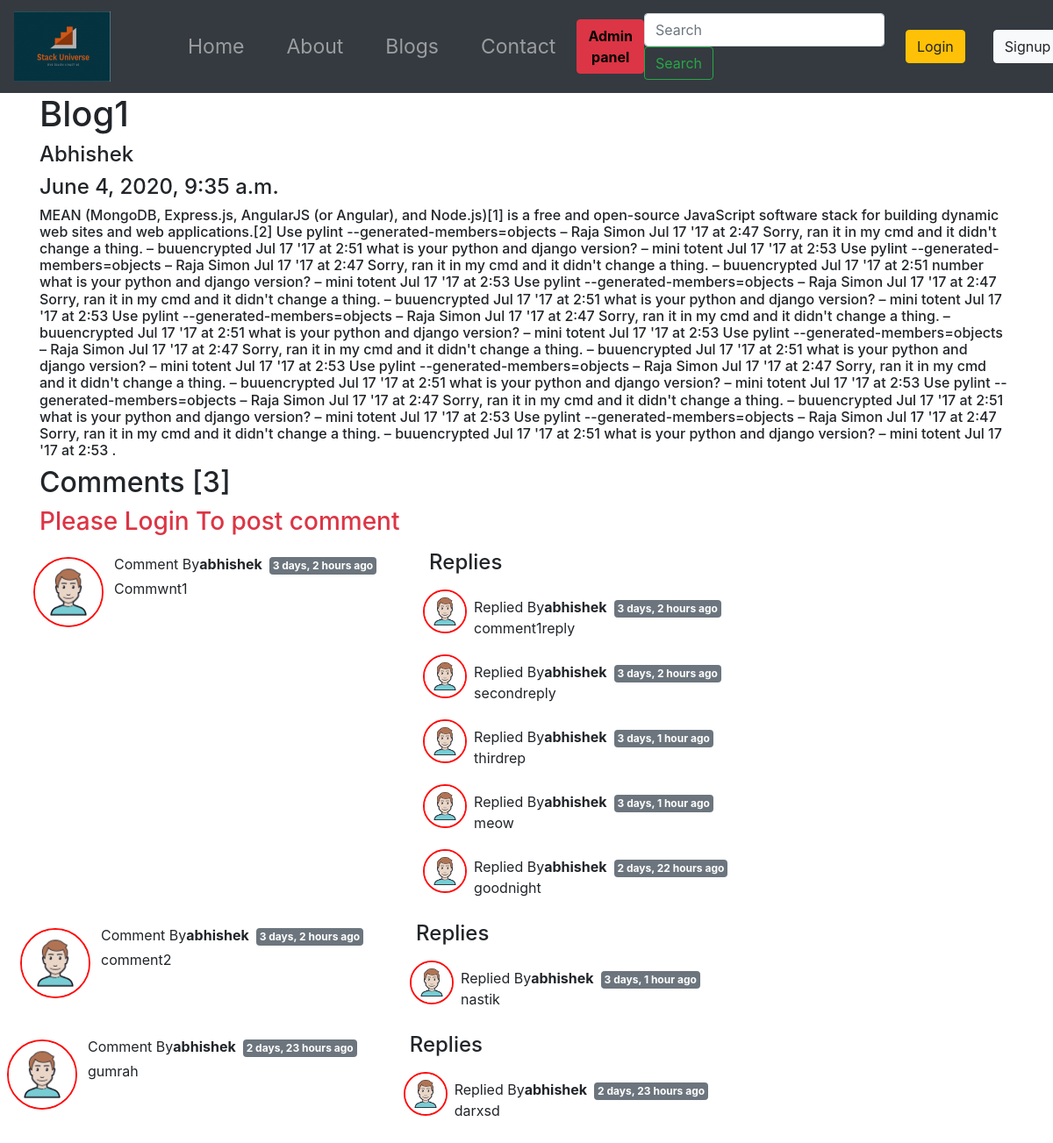
Screenshot of /blogapp/Firstpost with the database file from the repository.
### blogapp/models.py (models this page shows, shortened)
class Blogpost(models.Model):
    idno = models.AutoField(primary_key=True)
    heading = models.CharField(max_length=90)
    content = models.TextField(max_length=15000)
    author= models.CharField(max_length=50)
    slug = models.CharField(max_length=150)
    timestamp = models.DateTimeField(blank=True)

class Comments(models.Model):
    sno=models.AutoField(primary_key=True)
    comment=models.TextField()
    user=models.ForeignKey(User,on_delete=models.CASCADE)
    post=models.ForeignKey(Blogpost,on_delete=models.CASCADE)
    parent=models.ForeignKey('self',on_delete=models.CASCADE, null=True)
    timestamp = models.DateTimeField(default = now)
    def __str__(self):
        return self.comment[0:15]+"..." +"by" + self.user.email

### blogapp/views.py (the view)
# urls.py: path('<str:slug>', views.blogpost, name='blogpost'),
def blogpost(request, slug):
    post = Blogpost.objects.filter(slug=slug).first()
    comments = Comments.objects.filter(post=post,parent=None)
    replies = Comments.objects.filter(post=post).exclude(parent=None)
    repdict={}
    for reply in replies:
        if reply.parent.sno not in repdict.keys():
            repdict[reply.parent.sno]=[reply]
        else:
            print("cream")
            repdict[reply.parent.sno].append(reply)
    print(repdict)
    params = {'post':post,'comments':comments,'user':request.user,'repdict':repdict}
    return render(request,'blog/blogpost.html',params)

### blogapp/templatetags/extras.py (called while the page is built)
@register.filter(name='get_dict')
def get_dict(dict,key):
    return dict.get(key)

### templates/blog/blogpost.html (shortened to what this page needs)
{% extends 'base.html' %}
{% block body %}
{% load humanize %}
{% load extras %}
<div class="container">
    <h1>{{post.heading}}</h1>
    <h4>{{post.author}}</h4>
    <h4>{{post.timestamp}}</h4>
  <h6>{{post.content|safe}}</h6>
</div>
<div class="container">
    <h2>Comments [{{comments.count}}]</h2>
    {% if user.is_authenticated %}
    <form action="postcomment" method="post">{% csrf_token %}
        <div class="form-group">
            <label for="exampleInputEmail1">Post Comment here</label>
            <input type="text" name="comment" class="form-control" id="Comment" aria-describedby="emailHelp"
                placeholder="Enter comment">
        </div>
        <input type="hidden" name=parentsno value="">
        <input type="hidden" name="postsno" value="{{post.idno}}">
        <button type="submit" class="btn btn-primary">Post</button>
    </form>
    {% else %}
    <h3 class="text-danger"> Please Login To post comment</h3>
    {% endif %}
    {% for comment in comments %}
    <div class="row my-3">
        <div class="col-xs-2  p-2">
            <div class=" pic"><img src="/static/usee.png" class="img-fluid rounded-circle d-block m-auto"
                    style="border: 2px solid rgb(255, 11, 11);" alt=""></div>
        </div>
        <div class="col-xs-10  p-1">Comment By<b>{{comment.user.username}}</b><span
                class="badge badge-secondary p-1 mx-2"> {{comment.timestamp | naturaltime}}</span>
            <div class="mt-1">{{comment.comment}}</div></div>
                <div class="replies ml-5">
                    <h4>Replies</h4>
                    {% for reply in repdict|get_dict:comment.sno %}
                    <div class="row my-2">
                        <div class="col-xs-2 p-2">
                            <div class=" pics"><img src="/static/usee.png"
                                    class="img-fluid rounded-circle d-block m-auto"
                                    style="border: 2px solid rgb(255, 11, 11);" alt=""></div>
                        </div>
                        <div class="col-xs-9 mt-3">Replied By<b>{{reply.user.username}}</b><span
                                class="badge badge-secondary p-1 mx-2"> {{reply.timestamp | naturaltime}}</span>
                           <div>{{reply.comment}}</div>
                        </div>
                        </div>
                        {% endfor %}
                    </div>
            {% endfor %}
        </div>
        {% endblock body %}

### templates/base.html (shortened to what this page needs)
<!doctype html>
<html lang="en">
  <head>
    <link rel="stylesheet" href="https://stackpath.bootstrapcdn.com/bootstrap/4.5.0/css/bootstrap.min.css">
  </head>
  <body>
    <nav class="navbar navbar-expand-lg navbar-dark bg-dark sticky-top">
  <a class="navbar-brand" href="#"><img src="/static/logoblog.PNG" alt=""></a>
  <div class="collapse navbar-collapse" id="navbarSupportedContent">
    <ul class="navbar-nav mr-auto ml-5">
      <li class="nav-item {% block homeactive %}
      {% endblock homeactive %} mx-3">
        <a class="nav-link" href="/">Home <span class="sr-only">(current)</span></a>
      </li>
      <li class="nav-item {% block aboutactive %}
      {% endblock aboutactive %} mx-3">
        <a class="nav-link" href="/about">About</a>
      </li>
      <li class="nav-item {% block blogappactive %}
      {% endblock blogappactive %} mx-3">
        <a class="nav-link" href="/blogapp">Blogs</a>
      </li>
      <li class="nav-item {% block contactactive %}
      {% endblock contactactive %} mx-3">
        <a class="nav-link" href="/contact">Contact</a>
      </li>
    </ul>
    <button class="btn btn-danger"><a href="/admin">Admin panel</a></button>
    <form class="form-inline my-2 my-lg-0" method="get" action="/searchres">
      <input class="form-control mr-sm-2" name="search" type="search" placeholder="Search" aria-label="Search">
      <button class="btn btn-outline-success my-2 my-sm-0" type="submit">Search</button>
    </form>
    {% if user.is_authenticated %}
    <li class="nav-item dropdown">
      <a class="nav-link dropdown-toggle" href="#" id="navbarDropdown" role="button" data-toggle="dropdown" aria-haspopup="true" aria-expanded="false">
        Welcome {{request.user}}
      </a>
      <div class="dropdown-menu" aria-labelledby="navbarDropdown">
        <a class="dropdown-item" href="/logout">Logout</a>
        <a class="dropdown-item" href="/logout">View Profile</a>
      </div>
    </li>
    {% else %}
    <li class="nav-item mx-3">
      <button class="btn btn-warning " data-toggle="modal" data-target="#loginmodal">Login</button>
    </li>
    <li class="nav-item mx-3">
      <button class="btn btn-light " data-toggle="modal" data-target="#signupmodal">Signup</button>
    </li>
    {% endif %}
  </div>
</nav>
  {% block body %}
{% endblock body %}
  </body>
</html>

### templates/base.html (style rules this page uses)
#navbarSupportedContent { font-size:23px; }
.collapse { list-style: none; }
button a { color: black; font-weight: bold; }
.navbar-brand img { height: 80px; width: 110px; }

### templates/blog/blogpost.html (style rules this page uses)
.pic img { width: 80px; height: 80px; }
.pics img { width: 50px; height: 50px; }

### rows the page displays
Blogpost: heading "Blog1", author "Abhishek", timestamp "June 4, 2020, 9:35 a.m.", content "MEAN (MongoDB, Express.js, AngularJS (or Angular), and Node.js)[1] is a free and open-source JavaScript software stack for building dynamic web sites and web applications.[2] Use pylint --generated-members=objects – Raja Simon Jul 17 '17 at 2:47 Sorry, ran it in my cmd and it didn't change a thing. – buuencrypted Jul 17 '17 at 2:51 what is your python and django version? – mini totent Jul 17 '17 at 2:53 Use pylint --generated-members=objects – Raja Simon Jul 17 '17 at 2:47 Sorry, ran it in my cmd and it didn't change a thing. – buuencrypted Jul 17 '17 at 2:51 number what is your python and django version? – mini totent Jul 17 '17 at 2:53 Use pylint --generated-members=objects – Raja Simon…"
Comments: user.username "abhishek", timestamp "3 days, 2 hours ago", comment "Commwnt1"
Comments: user.username "abhishek", timestamp "3 days, 2 hours ago", comment "comment1reply"
Comments: user.username "abhishek", timestamp "3 days, 2 hours ago", comment "secondreply"
Comments: user.username "abhishek", timestamp "3 days, 1 hour ago", comment "thirdrep"
Comments: user.username "abhishek", timestamp "3 days, 1 hour ago", comment "meow"
Comments: user.username "abhishek", timestamp "2 days, 22 hours ago", comment "goodnight"
Comments: user.username "abhishek", timestamp "3 days, 2 hours ago", comment "comment2"
Comments: user.username "abhishek", timestamp "3 days, 1 hour ago", comment "nastik"
Comments: user.username "abhishek", timestamp "2 days, 23 hours ago", comment "gumrah"
Comments: user.username "abhishek", timestamp "2 days, 23 hours ago", comment "darxsd"

### other values shown
{{ comments.count }} "3"
